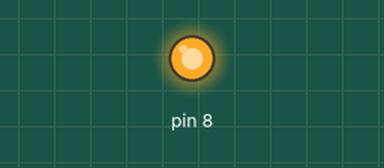
Recording of a sketch running on a simulated Arduino Uno, built with avr-gcc and run on an emulated ATmega328P. Parts: output pins drawn as LEDs (lit = HIGH).

Above: at 0.2 s.
At 12.9 s:
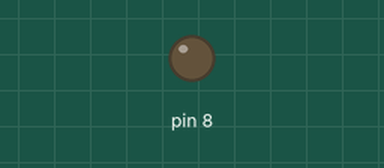
Timing chart, 0 to 17.8 s (numbered marks = the images above):
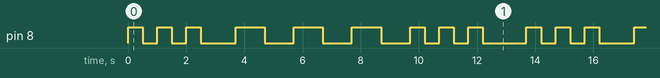

The sketch:

SOS__morse__code.ino
```cpp
// sos morse code blinking
void setup() {

pinMode(8 , OUTPUT);

}

void loop() {

// so we have to produce three flashes followed by three long flashes . Now a flash means LED on for some time and then off for some time.This change between "ON" and "OFF" states is what is called as a flash so we want three such small flashes meaning flash duration should be small and then three such long flashes
flash(500); flash(500); flash(500);
delay(700);
flash(1000); flash(1000) ; flash(1000);
flash(500); flash(500); flash(500);
delay(1000);

}

void flash(int duration) {

// so this is flash() function
digitalWrite(8 ,HIGH);
delay(duration); // decide the time you want
digitalWrite(8 , LOW);
delay(duration);

}
```

Measured:
- by itself, pin 8: repeats every 13.7 s: 2 × (LOW 0.50 s, HIGH 0.50 s), LOW 1.2 s, 3 × (HIGH 1.0 s, LOW 1.0 s), 2 × (HIGH 0.50 s, LOW 0.50 s), HIGH 0.50 s, LOW 1.5 s, HIGH 0.50 s
- by itself, everything shown: repeats every 13.7 s, in 18 steps
